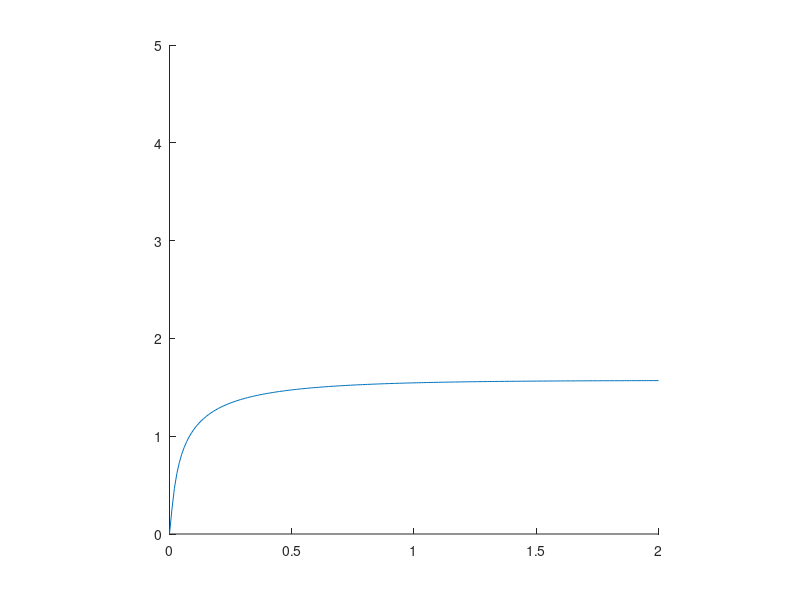

This figure's MATLAB source: (Note: this script raises an error after producing the figure.)
clear all; clc;
L = 2;
theta = 0;
H = 4;
theta_d = asin(H/(2*L));
dt = 0.01;
i=0;

Kp = 0.1;
Ki = 0.1;
Kd = 0.001;
integral = 0;
lastError = 0;
result=zeros();
t_ = 0:dt:2;

for t = t_
    axis([-2 3 0 5])
    axis square
    
    cla;
    i=i+1;
    
    error = theta_d-theta;
    pControl = Kp * error;
    integral = integral + error * dt;
    iControl = Ki * integral;
    dControl = -Kd * (error-lastError)/dt;

    lastError = error;
    pidControl = pControl + iControl + dControl;
    
    theta = theta + pidControl * error;
    fprintf("%d\n",2*L*sin(theta));
    result(i)=theta;
    
    x1 = 0;                 y1 = 0;
    x2 = L*cos(theta);      y2 = L*sin(theta);
    x3 = 0;                 y3 = 2*L*sin(theta);
    
    L1x=[x1 x2];            L1y=[y1 y2];
    L2x=[x2 x3];            L2y=[y2 y3];
    
    line(L1x,L1y,'color','blue','LineWidth',2)
    line(L2x,L2y,'color','red','LineWidth',2)
    hold on;
    plot(x2,y2,'o','MarkerFaceColor','black','MarkerSize',10)
    
    pause(0.01)
end

cla;
axis([0,2,0,5])
plot(t_,result);
hold on;
fplot(asin(H/(2*L)));